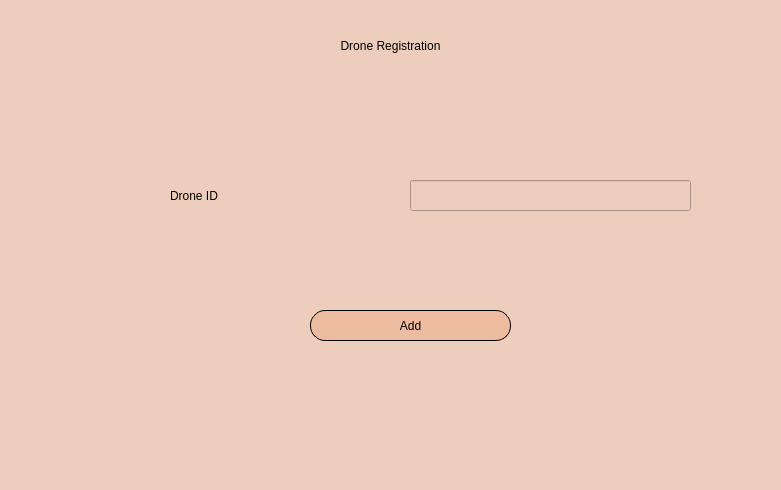
<?xml version="1.0" encoding="UTF-8"?>
<ui version="4.0">
 <class>MainWindow</class>
 <widget class="QMainWindow" name="MainWindow">
  <property name="geometry">
   <rect>
    <x>0</x>
    <y>0</y>
    <width>781</width>
    <height>490</height>
   </rect>
  </property>
  <property name="windowTitle">
   <string>MainWindow</string>
  </property>
  <property name="styleSheet">
   <string notr="true">background-color: rgb(237, 205, 187);
</string>
  </property>
  <widget class="QWidget" name="centralwidget">
   <widget class="QLabel" name="label">
    <property name="geometry">
     <rect>
      <x>0</x>
      <y>10</y>
      <width>781</width>
      <height>71</height>
     </rect>
    </property>
    <property name="styleSheet">
     <string notr="true">font: 75 14pt &quot;Goudy Old Style&quot;;</string>
    </property>
    <property name="text">
     <string>Drone Registration</string>
    </property>
    <property name="alignment">
     <set>Qt::AlignCenter</set>
    </property>
   </widget>
   <widget class="QLineEdit" name="Name_edt">
    <property name="geometry">
     <rect>
      <x>410</x>
      <y>180</y>
      <width>281</width>
      <height>31</height>
     </rect>
    </property>
    <property name="styleSheet">
     <string notr="true">color: rgb(0,0,0);
font: 75 10pt &quot;Goudy Old Style&quot;;</string>
    </property>
    <property name="text">
     <string/>
    </property>
   </widget>
   <widget class="QLabel" name="label_2">
    <property name="geometry">
     <rect>
      <x>170</x>
      <y>170</y>
      <width>221</width>
      <height>51</height>
     </rect>
    </property>
    <property name="styleSheet">
     <string notr="true">font: italic 10pt &quot;Goudy Old Style&quot;;</string>
    </property>
    <property name="text">
     <string>Drone ID</string>
    </property>
   </widget>
   <widget class="QPushButton" name="drone_btn">
    <property name="geometry">
     <rect>
      <x>310</x>
      <y>310</y>
      <width>201</width>
      <height>31</height>
     </rect>
    </property>
    <property name="styleSheet">
     <string notr="true">QPushButton {
background-color: rgb(237, 188, 160);
font: italic 10pt &quot;Goudy Old Style&quot;;
	
color: rgb(0,0,0);
border: 1px solid;
border-radius: 15px;
}
QPushButton:hover {
background-color: rgb(255, 233, 206);
color:rgb(0,0,0);
}</string>
    </property>
    <property name="text">
     <string>Add</string>
    </property>
   </widget>
  </widget>
 </widget>
 <resources/>
 <connections/>
</ui>
